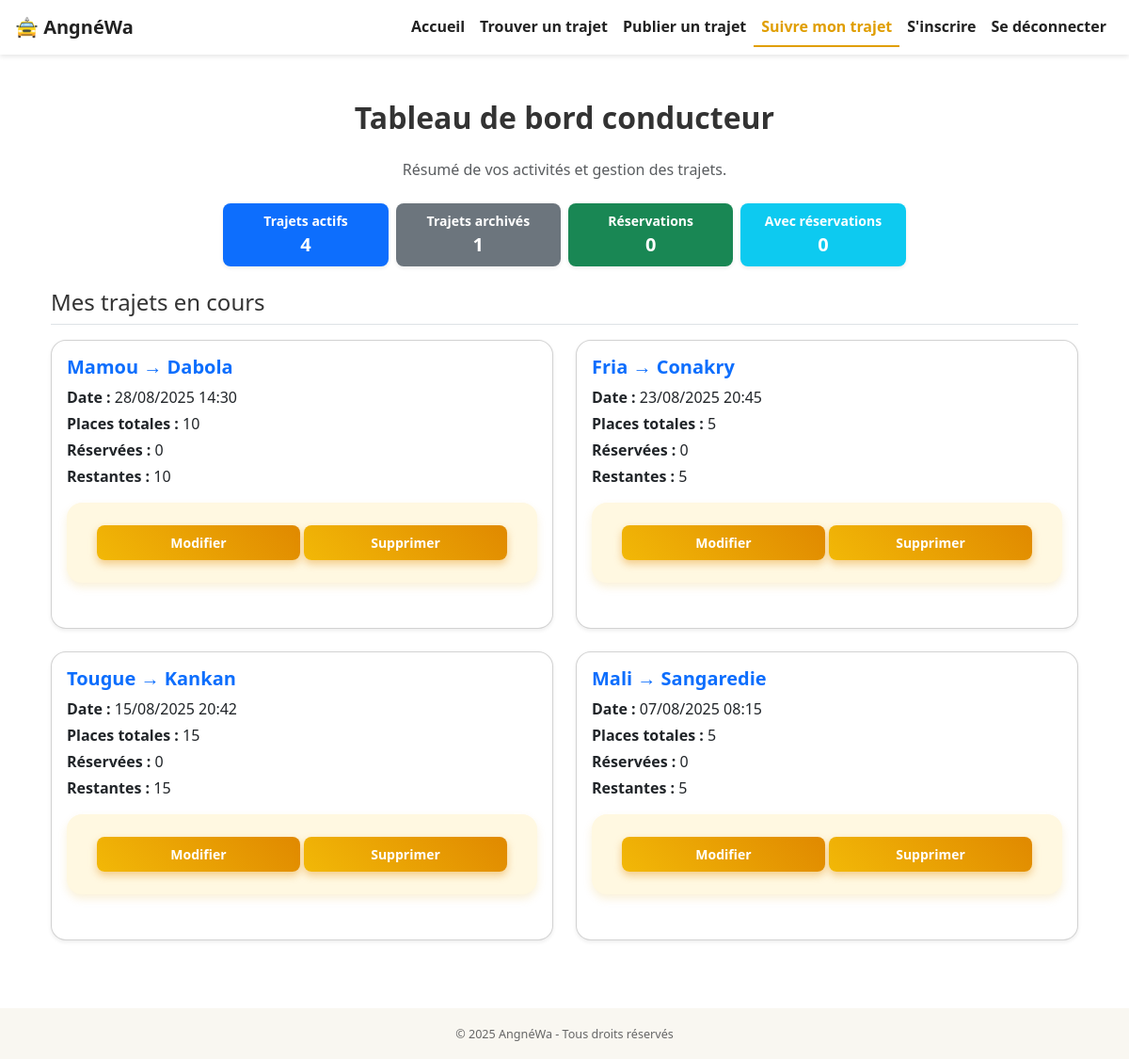
Screenshot of /suivre-trajet/ (signed in) with the database file from the repository.
### core/models.py (models this page shows, shortened)
class Trajet(models.Model):
    TYPE_VEHICULE_CHOICES = [
        ('personnel', 'Personnel'),
        ('taxi', 'Taxi'),
        ('minibus', 'Minibus'),
        ('bus', 'Bus'),
    ]
    conducteur = models.ForeignKey(Utilisateur, on_delete=models.CASCADE)
    ville_depart = models.CharField(max_length=100)
    ville_arrivee = models.CharField(max_length=100)
    date_heure_depart = models.DateTimeField()
    places_disponibles = models.PositiveIntegerField()
    prix = models.DecimalField(max_digits=8, decimal_places=2)
    type_vehicule = models.CharField(max_length=10, choices=TYPE_VEHICULE_CHOICES)
    commentaire = models.TextField(blank=True, null=True)
    photo_vehicule = models.ImageField(upload_to='vehicules/', blank=True, null=True)
    places_totales = models.PositiveIntegerField(default=1)

### core/views.py (the view, shortened to what this page needs)
# urls.py: path('suivre-trajet/', views.suivre_trajet, name='suivre_trajet'),
def suivre_trajet(request):
    conducteur_id = request.session.get('conducteur_id')
    if not conducteur_id:
        return redirect(f'{reverse("verifier_code")}?next=suivre_trajet')
    try:
        conducteur = Utilisateur.objects.get(id=conducteur_id)
    except Utilisateur.DoesNotExist:
        messages.error(request, "Utilisateur introuvable.")
        request.session.flush()
        return redirect(f'{reverse("verifier_code")}?next=suivre_trajet')
    maintenant = timezone.now()
    trajets_actifs = Trajet.objects.filter(conducteur=conducteur, date_heure_depart__gte=maintenant)
    trajets_archives = StatistiqueTrajet.objects.filter(chauffeur=conducteur)
    reservations_totales = Reservation.objects.filter(trajet__conducteur=conducteur).count()
    trajets_avec_reservations = Trajet.objects.filter(
        conducteur=conducteur,
        reservations__isnull=False
    ).distinct().count()
    trajets_avec_details = []
    for trajet in trajets_actifs.order_by('-date_heure_depart'):
        reservations = trajet.reservations.all().order_by('date_reservation')
        places_reservees = reservations.count()
        places_restantes = trajet.places_disponibles
        modifiable = (places_reservees == 0)
        trajets_avec_details.append({
            'trajet': trajet,
            'reservations': reservations,
            'nombre_reservations': places_reservees,
            'places_restantes': places_restantes,
            'places_totales': places_restantes + places_reservees,
            'modifiable': modifiable,
        })
    context = {
        'conducteur': conducteur,
        'trajets_actifs_count': trajets_actifs.count(),
        'trajets_archives_count': trajets_archives.count(),
        'reservations_totales': reservations_totales,
        'trajets_avec_reservations': trajets_avec_reservations,
        'trajets_avec_details': trajets_avec_details,
    }
    return render(request, 'core/suivre_trajet.html', context)

### core/templates/core/suivre_trajet.html (shortened to what this page needs)
{% extends "core/base.html" %}
{% block content %}
<div class="container mt-5">
  <h2 class="text-center fw-bold mb-4">Tableau de bord conducteur</h2>
  <p class="text-center text-muted mb-4">Résumé de vos activités et gestion des trajets.</p>
  <div class="row g-2 justify-content-center mb-4">
    <div class="col-6 col-sm-3 col-md-2 text-center">
      <div class="card py-2 px-1 rounded-3 shadow-sm border-0 bg-primary text-white">
        <div class="fw-bold small">Trajets actifs</div>
        <div class="fs-5 fw-semibold">{{ trajets_actifs_count }}</div>
      </div>
    </div>
    <div class="col-6 col-sm-3 col-md-2 text-center">
      <div class="card py-2 px-1 rounded-3 shadow-sm border-0 bg-secondary text-white">
        <div class="fw-bold small">Trajets archivés</div>
        <div class="fs-5 fw-semibold">{{ trajets_archives_count }}</div>
      </div>
    </div>
    <div class="col-6 col-sm-3 col-md-2 text-center">
      <div class="card py-2 px-1 rounded-3 shadow-sm border-0 bg-success text-white">
        <div class="fw-bold small">Réservations</div>
        <div class="fs-5 fw-semibold">{{ reservations_totales }}</div>
      </div>
    </div>
    <div class="col-6 col-sm-3 col-md-2 text-center">
      <div class="card py-2 px-1 rounded-3 shadow-sm border-0 bg-info text-white">
        <div class="fw-bold small">Avec réservations</div>
        <div class="fs-5 fw-semibold">{{ trajets_avec_reservations }}</div>
      </div>
    </div>
  </div>
  <h4 class="mb-3 border-bottom pb-2">Mes trajets en cours</h4>
  <div class="row">
    {% for info in trajets_avec_details %}
      {% with trajet=info.trajet %}
      <div class="col-12 col-md-6 mb-4 d-flex">
        <div class="card w-100 h-100 d-flex flex-column shadow-sm">
          <div class="card-body d-flex flex-column">
            <h5 class="card-title text-primary fw-bold">{{ trajet.ville_depart }} → {{ trajet.ville_arrivee }}</h5>
            <p class="mb-1"><strong>Date :</strong> {{ trajet.date_heure_depart|date:"d/m/Y H:i" }}</p>
            <p class="mb-1"><strong>Places totales :</strong> {{ info.places_totales }}</p>
            <p class="mb-1"><strong>Réservées :</strong> {{ info.nombre_reservations }}</p>
            <p class="mb-3"><strong>Restantes :</strong> {{ info.places_restantes }}</p>
            <form method="post" class="mt-auto d-flex justify-content-between gap-1" onsubmit="return confirm('Êtes-vous sûr ?');">
              {% if info.modifiable %}
                <a href="{% url 'modifier_trajet' trajet.id %}" class="btn btn-outline-warning btn-sm w-50">
                  Modifier
                </a>
                <button type="submit" class="btn btn-outline-danger btn-sm w-50">
                  Supprimer
                </button>
              {% else %}
                <button type="submit" class="btn btn-outline-secondary btn-sm w-100">
                  Annuler (non modifiable)
                </button>
              {% endif %}
            </form>
          </div>
        </div>
      </div>
      {% endwith %}
    {% empty %}
      <p class="text-center fst-italic mt-4">Aucun trajet enregistré pour le moment.</p>
    {% endfor %}
  </div>
</div>
{% endblock %}

### core/templates/core/base.html (style rules this page uses)
body { background-color: #ffffff; font-family: 'Segoe UI', Tahoma, Geneva, Verdana, sans-serif; color: #333; }
form button[type="submit"], form .btn { background: linear-gradient(45deg, #f2b807, #e08900); border: none; font-weight: 600; color: white; padding: 0.5rem 1.2rem; border-radius: 0.5rem; box-shadow: 0 4px 8px rgba(226,137,0,0.4); transition: background 0.3s ease; cursor: pointer; }
.card { border-radius: 1rem; box-shadow: 0 0.3rem 0.6rem rgba(224,158,0,0.2); transition: transform 0.3s ease; }
form { background-color: #fff8e1; padding: 1.5rem 2rem; border-radius: 1rem; box-shadow: 0 0.3rem 0.6rem rgba(224, 158, 0, 0.15); margin-bottom: 2rem; }

### rows the page displays
Trajet: trajet.ville_depart "Mamou", trajet.ville_arrivee "Dabola", trajet.date_heure_depart "28/08/2025 14:30", places_totales "10", nombre_reservations "0", places_restantes "10"
Trajet: trajet.ville_depart "Fria", trajet.ville_arrivee "Conakry", trajet.date_heure_depart "23/08/2025 20:45", places_totales "5", nombre_reservations "0", places_restantes "5"
Trajet: trajet.ville_depart "Tougue", trajet.ville_arrivee "Kankan", trajet.date_heure_depart "15/08/2025 20:42", places_totales "15", nombre_reservations "0", places_restantes "15"
Trajet: trajet.ville_depart "Mali", trajet.ville_arrivee "Sangaredie", trajet.date_heure_depart "07/08/2025 08:15", places_totales "5", nombre_reservations "0", places_restantes "5"

### other values shown
{{ trajets_actifs_count }} "4"
{{ trajets_archives_count }} "1"
{{ reservations_totales }} "0"
{{ trajets_avec_reservations }} "0"
